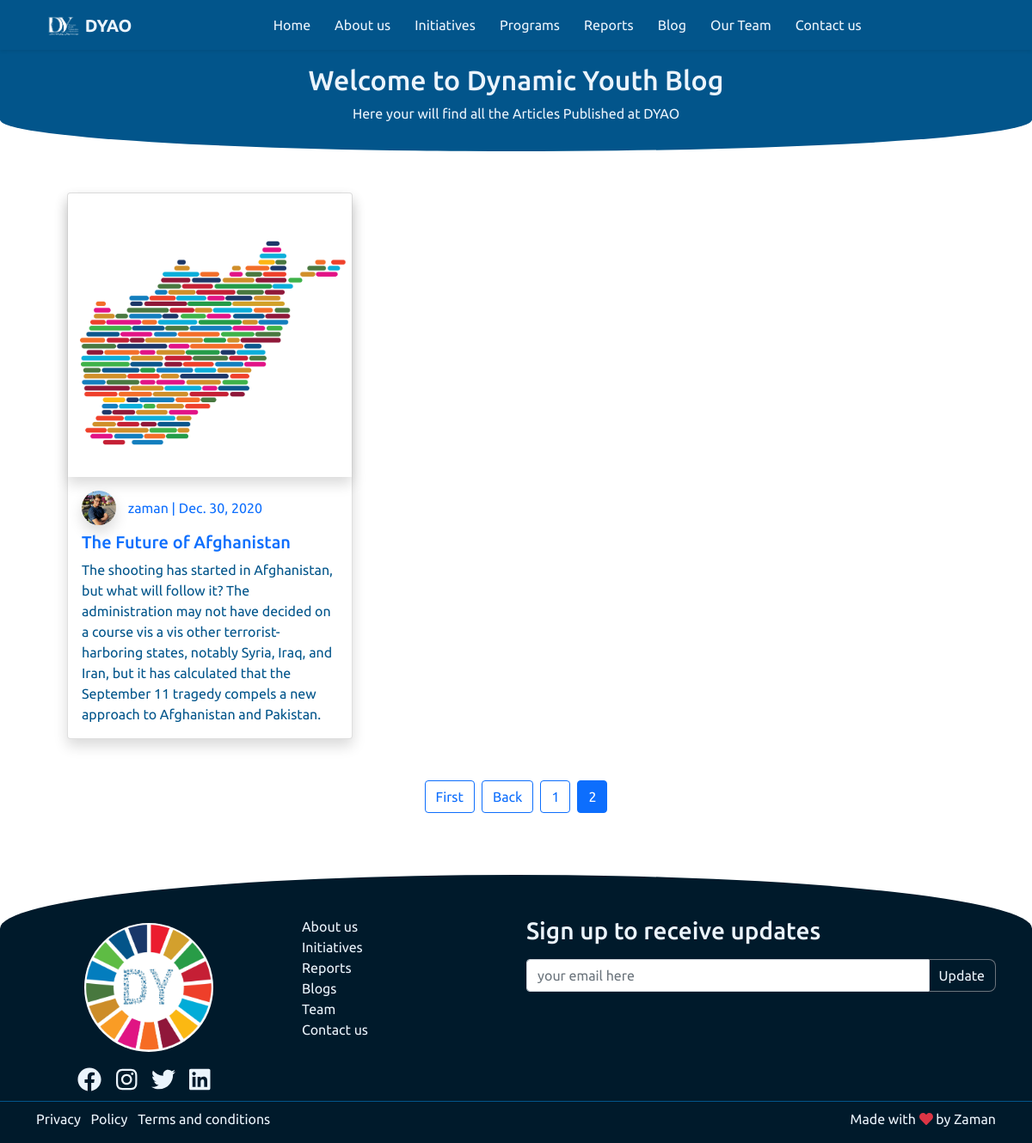
Page /blog?page=2 on the committed database.
### website/models.py (models this page shows, shortened)
class Post(models.Model):
    title   = models.CharField(max_length=200)
    content = models.TextField()
    date_posted = models.DateField(default=timezone.now)
    abstract = models.TextField(null=True, blank=True)
    auther = models.ForeignKey(User, on_delete=models.CASCADE)
    photo = models.ImageField(default = 'post_photo.jpg', upload_to="post_pics", null=True, blank=True)

class Profile(models.Model):
    user = models.OneToOneField(User, on_delete=models.CASCADE)
    image = models.ImageField(default = 'default.png', upload_to="profile_pics")

### website/views.py (the view)
# urls.py: path("blog", PostlistView.as_view(), name="blog"),
class PostlistView(ListView):
    model = Post
    template_name = 'blog.html'
    context_object_name = 'posts'
    ordering = ['-date_posted']
    paginate_by = 3

### templates/blog.html (shortened to what this page needs)
{% extends 'base.html' %}
{% load static %}
{% block content %}
<div class="base-section anim-down">
    <div class="container">
       <div class="row">
           <div class="col-sm text-center">
               <h2>Welcome to Dynamic Youth Blog </h2>
            <article> Here your will find all the Articles Published at DYAO</article>
           </div>
       </div>
    </div>
</div>
    <div class="programs-section container p-5">
        <div class="row row-cols-1 row-cols-md-3 g-4">
          {% for post in posts %}
            <div class="col">
                <div class="card shadow h-100">
                  <a  href="{% url 'blog-detail' post.id %}"> <img src="{{post.photo.url }}" class="shadow card-img-top" alt="blog post one"></a>
                  <div class="card-body">
                    <div class="row  align-items-center mb-2">
                      <div class="col-2">
                        <img src="{{ post.auther.profile.image.url }}" alt="user profile" class="shadow rounded-circle" width="40" >
                      </div>
                      <div class="col">
                        <span class="text-primary">{{post.auther}} | {{post.date_posted}}</span>
                      </div>
                    </div>
                    <h5 class="card-title ">
                      <a class="text-decoration-none" href="{% url 'blog-detail' post.id %}">{{post.title}}</a>
                    </h5>
                    <p class="card-text">
                      {{post.abstract}}
                    </p>
                  </div>
                </div>
            </div>
           {% endfor %}
        </div>
        <div class="row mt-5">
            <div class="col d-flex justify-content-center ">
              {% if is_paginated %}
                {% if page_obj.has_previous %}
                  <a class="btn btn-outline-primary mb-4 mx-1" href="?page=1">First</a  >
                  <a class="btn btn-outline-primary mb-4 mx-1" href="?page={{ page_obj.previous_page_number }}">Back</a>
                {% endif %}
                {% for num in page_obj.paginator.page_range %}
                  {% if page_obj.number == num %}
                    <a class="btn btn-primary mb-4 mx-1" href="?page={{num}}">{{num}}</a>
                  {% elif num > page_obj.number|add:'-3' and num < page_obj.number|add:'3' %}
                    <a class="btn btn-outline-primary mb-4 mx-1" href="?page={{num}}">{{num}}</a>
                  {% endif %}
                {% endfor %}
              {% endif %}
            </div>
       </div>
    </div>
{% endblock content %}

### rows in the picture
Post: photo (picture), auther.profile.image (placeholder picture), auther "zaman", date_posted "Dec. 30, 2020", title "The Future of Afghanistan", abstract "The shooting has started in Afghanistan, but what will follow it? The administration may not have decided on a course vis a vis other terrorist-harboring states, notably Syria, Iraq, and Iran, but it has calculated that the September 11 tragedy compels a new approach to Afghanistan and Pakistan."

### other values in the picture
{{ num }} "1"
{{ num }} "2"
